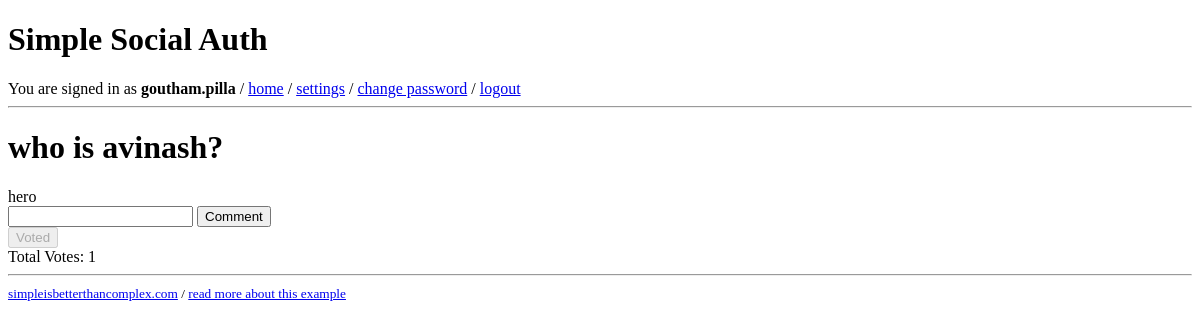
The app's page /redditapp/3/ (signed in), older data.
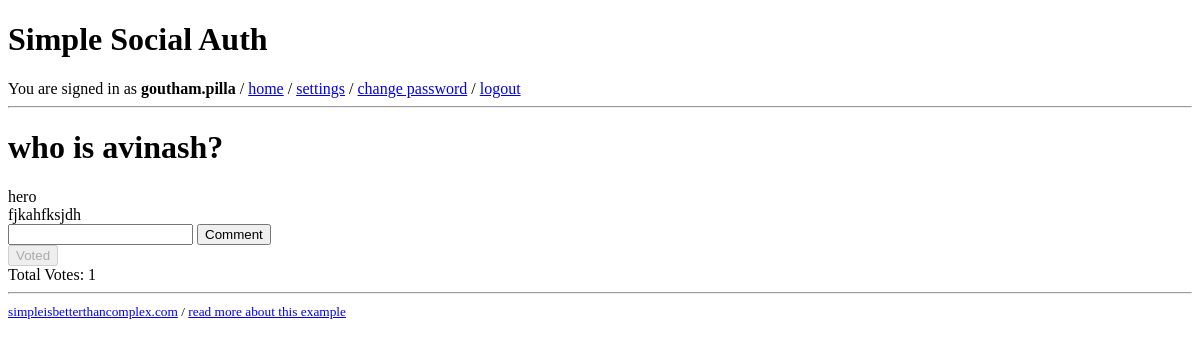
The same page, newer data.
### redditapp/models.py (models this page shows)
class Comment(models.Model):
    comment_text = models.CharField(max_length=100)
    auth_user = models.ForeignKey('auth.User', on_delete=models.CASCADE)
    question_id = models.ForeignKey('Question', on_delete=models.CASCADE)

### redditapp/views.py (the view)
# urls.py: path('<int:question_id>/', views.detail, name='detail'),
def detail(request, question_id):
    question = get_object_or_404(Question, pk=question_id)
    context = {
        'question': question,
        'is_voted': question.is_voted(request.user),
        'total_vote_count': question.vote_set.count(),
    }
    return render(request, 'redditapp/detail.html', context)

### redditapp/models.py (called while the page is built)
    def is_voted(self, user):
        return self.vote_set.filter(voter=user).count() > 0

### redditapp/templates/redditapp/detail.html (shortened to what this page needs)
{% extends 'base.html' %}
{% block content %}
<h1>{{ question.question_text }}</h1>
<form action="{% url 'redditapp:comment' question.id %}" method="post">
  {% for comment in question.comment_set.all %}
  <label for="comment{{ forloop.counter }}">{{ comment.comment_text }}</label><br />
  {% endfor %}
  <input type="textarea" name="comments" id="comment{{ forloop.counter }}" value="{{ comment.id }}" />
  <input type="submit" value="Comment" />
</form>
<form action="{% url 'redditapp:add_vote' question.id %}" method="post">
  {% if is_voted %}
  <button type="button" disabled>Voted</button>
  {% else %}
  <input type="submit" value="Vote" />
  {% endif %}
</form>
<label>Total Votes: {{ total_vote_count }} </label>
{% endblock %}

Row changes from the older to the newer data that the page shows:
added Comment: comment_text "fjkahfksjdh"
